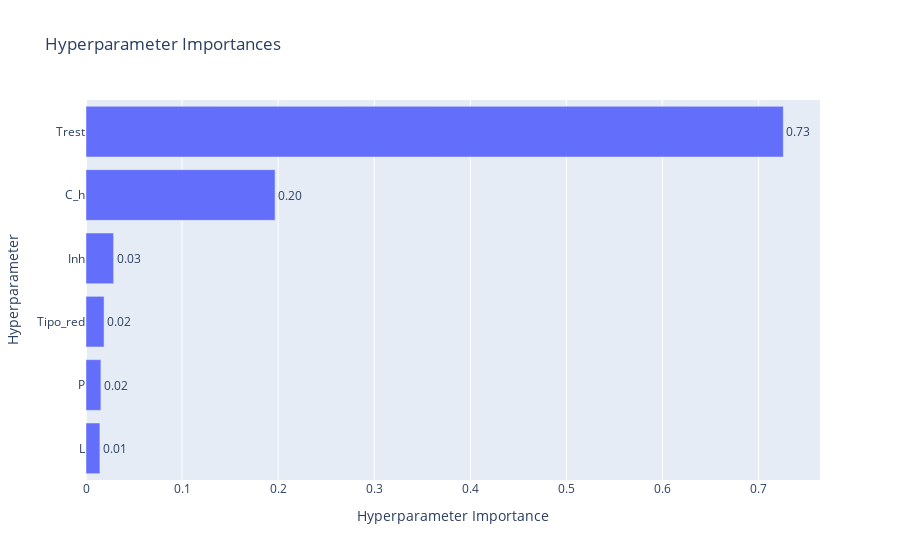

Source (notebook cell):
### Code cell
vis.plot_param_importances(study)

### Figure 1 — Plotly figure (JSON) as saved in the notebook; plotly's stock layout.template omitted (floating-point values rounded to 4 significant figures)
{"data": [{"cliponaxis": false, "hovertemplate": ["L (IntDistribution): 0.014487125755388628<extra></extra>", "P (FloatDistribution): 0.01550593969714876<extra></extra>", "Tipo_red (IntDistribution): 0.018784717262809<extra></extra>", "Inh (FloatDistribution): 0.028714425214309235<extra></extra>", "C_h (FloatDistribution): 0.1967785468003693<extra></extra>", "Trest (FloatDistribution): 0.7257292452699753<extra></extra>"], "name": "Objective Value", "orientation": "h", "text": ["0.01", "0.02", "0.02", "0.03", "0.20", "0.73"], "textposition": "outside", "type": "bar", "x": [0.01449, 0.01551, 0.01878, 0.02871, 0.1968, 0.7257], "y": ["L", "P", "Tipo_red", "Inh", "C_h", "Trest"]}], "layout": {"title": {"text": "Hyperparameter Importances"}, "xaxis": {"title": {"text": "Hyperparameter Importance"}}, "yaxis": {"title": {"text": "Hyperparameter"}}}}
